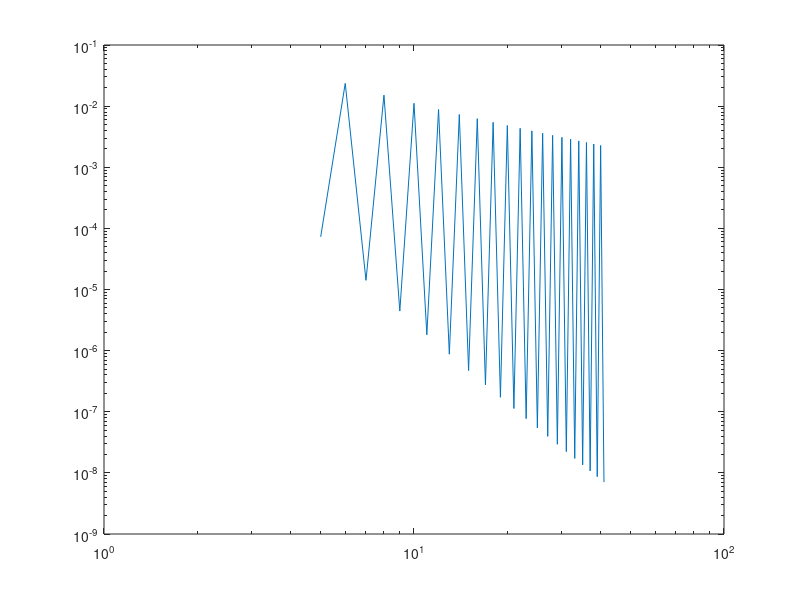

MATLAB code for this plot:
% Simpson
clear
x = 0;
t = 0;
f = @(s) (s .* sin(s/2 - t) .* cos(x - s));
a = 0;
b = 1;

Iter = 5:1:41;

I = zeros(size(Iter));

for k = Iter
    
    N = k;
    s = linspace(a, b, N);
    vec = f(s);
    h = (b - a)/(N-1);
    I(k-4) = h/3 * (vec(1) + 2 * sum(vec(3:2:end-2)) + 4 * sum(vec(2:2:end)) + vec(end));
    
end
I = abs(I - integral(f, a, b));
loglog(Iter, I )